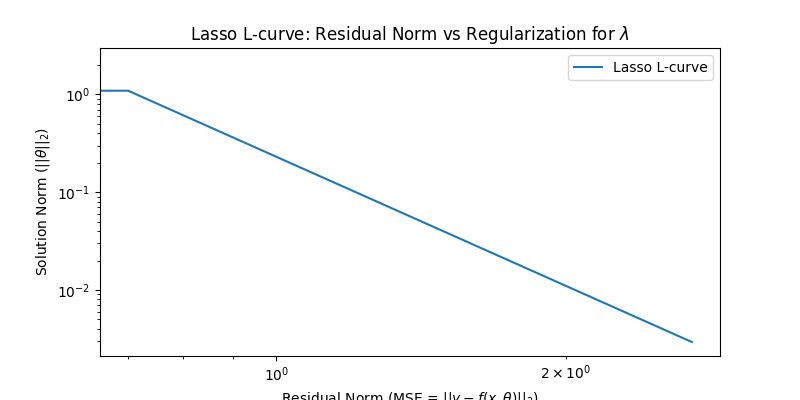

The Python source for this figure:
from sklearn.linear_model import Lasso
from sklearn.preprocessing import PolynomialFeatures
from sklearn.pipeline import Pipeline
import numpy as np
import matplotlib.pyplot as plt


import warnings
warnings.filterwarnings("ignore", category=FutureWarning)
warnings.filterwarnings('ignore')

import numpy as np
import matplotlib.pyplot as plt
plt.rcParams['figure.figsize'] = [8, 4]

import pandas as pd
from sklearn import datasets
np.random.seed(0)

from sklearn.pipeline import Pipeline
from sklearn.preprocessing import PolynomialFeatures
from sklearn.linear_model import LinearRegression, Ridge, ElasticNet, Lasso, LogisticRegression

## please keep the below codes for generating x, DO NOT CHANGE!

order_true = 5
true_coefficient = np.array([.5, -1, -.5, -2, 5])

def true_fn(X):
    f = np.ones((X.shape))
    for i in range(order_true):
        f += true_coefficient[i] * X**i
    return f

# ==========================================================================================
# holdout samples
n_holdout_samples = 8
X_holdout = np.sort(np.random.rand(n_holdout_samples)) 

# Training samples
n_samples = 7
X_train = np.sort(np.random.rand(n_samples)) 
# ==========================================================================================

# [CONTINUE YOUR WORK FROM HERE!]

# 1a
from matplotlib import pyplot as plt
delta = 0.05

phi_train = np.random.randn(n_samples)
phi_holdout = np.random.randn(n_holdout_samples)

y_train_data = true_fn(X_train) * (1+delta*phi_train)
y_train_true = true_fn(X_train)

y_holdout_data = true_fn(X_holdout) * (1+delta*phi_holdout)
y_holdout_true = true_fn(X_holdout)




def lasso(degree, alpha):
    polynomial_features = PolynomialFeatures(degree = degree, include_bias= False)
    linear_regression = Lasso(alpha = alpha)
    pipeline = Pipeline([("pf", polynomial_features), ("lr", linear_regression)])

    return pipeline.fit(X_train.reshape(X_train.shape[0], 1), y_train_data)


# Function to compute MSE and regularization norm for Lasso regression
def l_curve_values_lasso(alphas, degree):
    residual_norms = []
    reg_norms = []
    for alpha in alphas:
        model = lasso(degree, alpha)
        print(model.named_steps['lr'].coef_)
        lasso_y = model.predict(X_holdout.reshape(X_holdout.shape[0], 1))
        # print(lasso_y)
        mse = np.linalg.norm((lasso_y - y_holdout_true))**2  # Residual norm (MSE)
        coef_norm = np.linalg.norm(model.named_steps['lr'].coef_)  # Regularization norm (coef norm)
        residual_norms.append(mse)
        reg_norms.append(coef_norm)
    return residual_norms, reg_norms

# Plot L-curve for Lasso
def plot_l_curve_lasso(alphas, degree):
    residuals, norms = l_curve_values_lasso(alphas, degree)
    a = np.vstack((residuals, norms)).T
    print(a.shape)
    # print(residuals)
    # print(a[a[:, 0].argsort()])


    plt.plot(norms, residuals, label="Lasso L-curve")
    plt.ylabel(r"Solution Norm ($||\theta||_2$)")
    plt.xlabel(r"Residual Norm (MSE = $||y - f(x,\theta)||_2$)")
    plt.title(r"Lasso L-curve: Residual Norm vs Regularization for $\lambda$")
    plt.xscale('log')
    plt.yscale('log')
    plt.legend()
    plt.savefig("1d.png")
    plt.show()

# Define range of alphas (lambdas)
alphas = np.linspace(10**-5, 10, 10**2)


# Plot L-curve for Lasso
plot_l_curve_lasso(alphas, 10)

